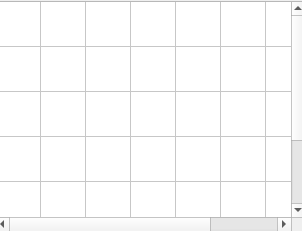
<?xml version="1.0" encoding="UTF-8"?>
<ui version="4.0">
 <class>emojiwidget</class>
 <widget class="QWidget" name="emojiwidget">
  <property name="geometry">
   <rect>
    <x>0</x>
    <y>0</y>
    <width>302</width>
    <height>231</height>
   </rect>
  </property>
  <property name="windowTitle">
   <string>Form</string>
  </property>
  <widget class="QTableWidget" name="tableWidget">
   <property name="geometry">
    <rect>
     <x>-5</x>
     <y>1</y>
     <width>311</width>
     <height>231</height>
    </rect>
   </property>
   <property name="rowCount">
    <number>6</number>
   </property>
   <property name="columnCount">
    <number>8</number>
   </property>
   <attribute name="horizontalHeaderVisible">
    <bool>false</bool>
   </attribute>
   <attribute name="horizontalHeaderMinimumSectionSize">
    <number>45</number>
   </attribute>
   <attribute name="horizontalHeaderDefaultSectionSize">
    <number>45</number>
   </attribute>
   <attribute name="horizontalHeaderStretchLastSection">
    <bool>true</bool>
   </attribute>
   <attribute name="verticalHeaderVisible">
    <bool>false</bool>
   </attribute>
   <attribute name="verticalHeaderCascadingSectionResizes">
    <bool>true</bool>
   </attribute>
   <attribute name="verticalHeaderMinimumSectionSize">
    <number>21</number>
   </attribute>
   <attribute name="verticalHeaderDefaultSectionSize">
    <number>45</number>
   </attribute>
   <row/>
   <row/>
   <row/>
   <row/>
   <row/>
   <row/>
   <column/>
   <column/>
   <column/>
   <column/>
   <column/>
   <column/>
   <column/>
   <column/>
  </widget>
 </widget>
 <resources/>
 <connections/>
</ui>
